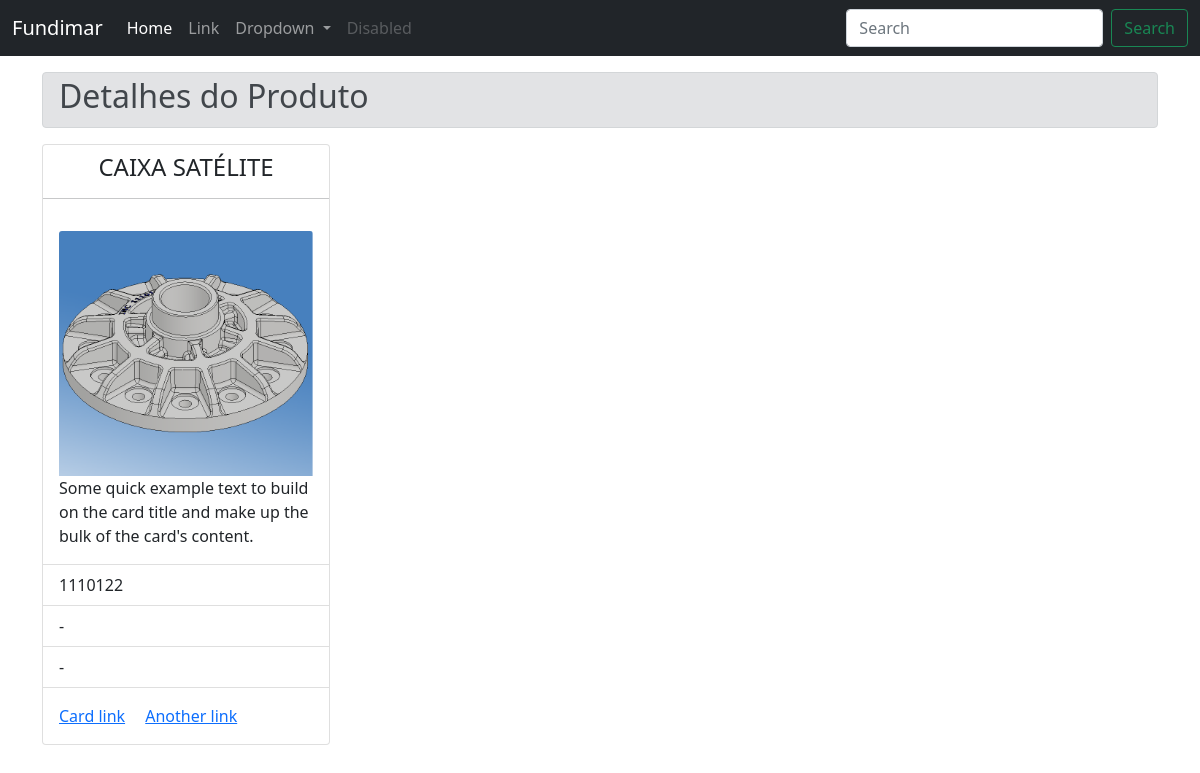
Page /2/ on the committed database.
### produto/models.py (models this page shows, shortened)
class Produto(models.Model):
    nome = models.CharField(max_length=150)
    image = models.ImageField(upload_to='produto/images/')
    data_cadastro = models.DateField(auto_now=True)
    codigo_01 = models.CharField(max_length=10)
    codigo_02 = models.CharField(max_length=10, null=True, default="-")
    codigo_03 = models.CharField(max_length=10, null=True, default="-")

### produto/views.py (the view)
# urls.py: path('<int:produto_id>/', views.detalhe, name='detalhe'),
def detalhe(request, produto_id):
    produto = get_object_or_404(Produto, pk=produto_id)
    return render(request, 'produto/detalhe.html', {'produto': produto})

### produto/templates/produto/detalhe.html (shortened to what this page needs)
{% extends "produto/layouts/base.html" %}
{% block page %}Detalhes do Produto{% endblock %}
{% block content %}
<div class="card" style="width: 18rem;">
    <h4 class="card-title text-center pt-2 mb-0">{{ produto.nome }}</h4>
    <hr>
    <div class="card-body col">
    <img src="{{  produto.image.url }}" class="card-img-top" alt="...">
        <p class="card-text">Some quick example text to build on the card title and make up the bulk of the card's
            content.</p>
    </div>
    <ul class="list-group list-group-flush">
        <li class="list-group-item">{{ produto.codigo_01 }}</li>
        <li class="list-group-item">{{ produto.codigo_02 }}</li>
        <li class="list-group-item">{{ produto.codigo_03 }}</li>
    </ul>
    <div class="card-body">
        <a href="#" class="card-link">Card link</a>
        <a href="#" class="card-link">Another link</a>
    </div>
</div>
{% endblock %}

### rows in the picture
Produto: nome "CAIXA SATÉLITE", image (picture), codigo_01 "1110122", codigo_02 "-", codigo_03 "-"
